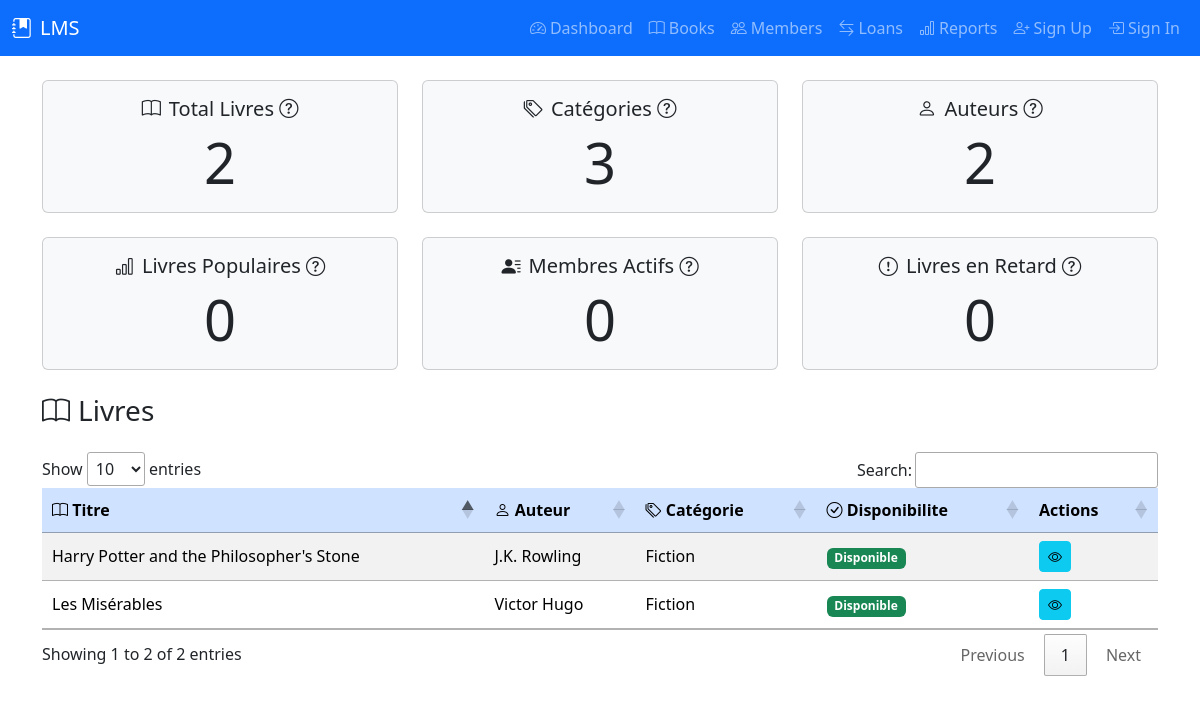
The page / on the database its author committed.
### tables this page shows
CREATE TABLE books (
            book_id INTEGER PRIMARY KEY AUTOINCREMENT,
            title TEXT NOT NULL,
            author_id INTEGER,
            category_id INTEGER,
            isbn TEXT UNIQUE,
            publication_year INTEGER,
            publisher TEXT,
            quantity INTEGER DEFAULT 1,
            available_quantity INTEGER DEFAULT 1,
            FOREIGN KEY (author_id) REFERENCES authors (author_id),
            FOREIGN KEY (category_id) REFERENCES categories (category_id)
        );

CREATE TABLE authors (
            author_id INTEGER PRIMARY KEY AUTOINCREMENT,
            name TEXT NOT NULL,
            biography TEXT
        );

CREATE TABLE categories (
            category_id INTEGER PRIMARY KEY AUTOINCREMENT,
            name TEXT NOT NULL,
            description TEXT
        );

### controllers/dashboard_controller.py (the view)
@dashboard_blueprint.route("/", methods=["GET"])
def dashboard():
    try:
        stats = dashboard_service.get_dashboard_statistics()
        books_data = dashboard_service.get_books_data()
        members_loans_data = dashboard_service.get_members_loans_data()
        return render_template("index.html", **stats, books=books_data, members_loans=members_loans_data)
    except Exception as e:
        return jsonify({"error": str(e)}), 500

### models/author.py (called while the page is built)
    @property
    def name(self):
        return self._get_attribute("name")

    @classmethod
    def all(cls):
        query = f"SELECT * FROM {cls.TABLE_NAME}"
        results = DatabaseConnection.execute_query(query)
        if results:
            conn = DatabaseConnection.get_connection()
            cursor = conn.cursor()
            cursor.execute(f"PRAGMA table_info({cls.TABLE_NAME})")
            columns = [column[1] for column in cursor.fetchall()]
            conn.close()
            return [cls(**dict(zip(columns, result))) for result in results]
        return []

    @classmethod
    def find_by_id(cls, author_id):
        query = f"SELECT * FROM {cls.TABLE_NAME} WHERE {cls.PRIMARY_KEY} = ?"
        result = DatabaseConnection.execute_query(query, (author_id,))
        if result:
            conn = DatabaseConnection.get_connection()
            cursor = conn.cursor()
            cursor.execute(f"PRAGMA table_info({cls.TABLE_NAME})")
            columns = [column[1] for column in cursor.fetchall()]
            conn.close()
            return cls(**dict(zip(columns, result[0])))
        return None

### models/base_model.py (called while the page is built)
    def _get_attribute(self, name):
        return self._attributes.get(name)

    def _set_attribute(self, name, value):
        self._attributes[name] = value

    def __getattr__(self, name):
        if name in self._attributes:
            return self._get_attribute(name)
        raise AttributeError(f"'{self.__class__.__name__}' object has no attribute '{name}'")

    def __setattr__(self, name, value):
        if name == "_attributes":
            super().__setattr__(name, value)
        else:
            self._set_attribute(name, value)

    @classmethod
    def find_by_id(cls, id: int):
        if not cls.TABLE_NAME or not cls.PRIMARY_KEY:
            raise NotImplementedError("TABLE_NAME and PRIMARY_KEY must be defined in subclass")
        query = f"SELECT * FROM {cls.TABLE_NAME} WHERE {cls.PRIMARY_KEY} = ?"
        result = DatabaseConnection.execute_query(query, (id,))
        if result and len(result) > 0:
            conn = DatabaseConnection.get_connection()
            cursor = conn.cursor()
            cursor.execute(f"PRAGMA table_info({cls.TABLE_NAME})")
            columns = [column[1] for column in cursor.fetchall()]
            conn.close()
            record_dict = dict(zip(columns, result[0]))
            return cls(**record_dict)
        return None

### models/book.py (called while the page is built)
    @property
    def book_id(self):
        return self._get_attribute("book_id")

### templates/index.html (shortened to what this page needs)
<!DOCTYPE html>
<html lang="fr">
<head>
    <link rel="stylesheet" href="/css/style.css">
    <link href="https://cdn.jsdelivr.net/npm/bootstrap@5.3.2/dist/css/bootstrap.min.css" rel="stylesheet">
    <link rel="stylesheet" href="https://cdn.jsdelivr.net/npm/bootstrap-icons@1.11.3/font/bootstrap-icons.css">
    <link rel="stylesheet" href="https://cdn.datatables.net/1.13.4/css/jquery.dataTables.min.css">
</head>
<body>
    {% include 'includes/navbar.html' %}
    <div class="container">
        <div class="row text-center mb-4">
            <div class="col-md-4">
                <div class="card bg-light">
                    <div class="card-body">
                        <h5 class="card-title"><i class="bi bi-book me-2 icon-small"></i>Total Livres <i class="bi bi-question-circle icon-small" title="Nombre total de livres disponibles dans la bibliothèque."></i></h5>
                        <p class="card-text display-4">{{ total_books }}</p>
                    </div>
                </div>
            </div>
            <div class="col-md-4">
                <div class="card bg-light">
                    <div class="card-body">
                        <h5 class="card-title"><i class="bi bi-tags me-2 icon-small"></i>Catégories <i class="bi bi-question-circle icon-small" title="Nombre total de catégories de livres."></i></h5>
                        <p class="card-text display-4">{{ total_category }}</p>
                    </div>
                </div>
            </div>
            <div class="col-md-4">
                <div class="card bg-light">
                    <div class="card-body">
                        <h5 class="card-title"><i class="bi bi-person me-2 icon-small"></i>Auteurs <i class="bi bi-question-circle icon-small" title="Nombre total d'auteurs enregistrés."></i></h5>
                        <p class="card-text display-4">{{ total_authors }}</p>
                    </div>
                </div>
            </div>
        </div>
        <div class="row text-center mb-4">
            <div class="col-md-4">
                <div class="card bg-light">
                    <div class="card-body">
                        <h5 class="card-title"><i class="bi bi-bar-chart me-2 icon-small"></i>Livres Populaires <i class="bi bi-question-circle icon-small" title="Nombre total de livres populaires basés sur les emprunts."></i></h5>
                        <p class="card-text display-4">{{total_popular_books}}</p>
                    </div>
                </div>
            </div>
            <div class="col-md-4">
                <div class="card bg-light">
                    <div class="card-body">
                        <h5 class="card-title"><i class="bi bi-person-lines-fill me-2 icon-small"></i>Membres Actifs <i class="bi bi-question-circle icon-small" title="Nombre total de membres ayant emprunté des livres récemment."></i></h5>
                        <p class="card-text display-4">{{total_active_members}}</p>
                    </div>
                </div>
            </div>
            <div class="col-md-4">
                <div class="card bg-light">
                    <div class="card-body">
                        <h5 class="card-title"><i class="bi bi-exclamation-circle me-2 icon-small"></i>Livres en Retard <i class="bi bi-question-circle icon-small" title="Nombre total de livres dont la date de retour est dépassée."></i></h5>
                        <p class="card-text display-4">{{total_overdue_books}}</p>
                    </div>
                </div>
            </div>
        </div>
        <h3 class="mb-4"><i class="bi bi-book me-2"></i>Livres</h3>
        <div class="table-responsive">
            <table id="booksTable" class="table table-striped table-hover align-middle">
                <thead class="table-primary">
                    <tr>
                        <th><i class="bi bi-book"></i> Titre</th>
                        <th><i class="bi bi-person"></i> Auteur</th>
                        <th><i class="bi bi-tags"></i> Catégorie</th>
                        <th><i class="bi bi-check-circle"></i> Disponibilite</th>
                        <th>Actions</th>
                    </tr>
                </thead>
                <tbody>
                    {% for book in books %}
                    <tr data-isbn="{{ book.isbn }}" data-publication-year="{{ book.publication_year }}" data-publisher="{{ book.publisher }}" data-quantity="{{ book.quantity }}" data-available-quantity="{{ book.available_quantity }}">
                        <td>{{ book.title }}</td>
                        <td>{{ book.author }}</td>
                        <td>{{ book.category }}</td>
                        <td>
                            {% if book.available_quantity > 0 %}
                            <span class="badge bg-success">Disponible</span>
                            {% else %}
                            <span class="badge bg-danger">Emprunté</span>
                            {% endif %}
                        </td>
                        <td>
                            <button class="btn btn-info btn-sm see-detail-book" title="Voir détails"><i class="bi bi-eye"></i></button>
                        </td>
                    </tr>
                    {% endfor %}
                </tbody>
            </table>
        </div>
    </div>
    <div class="toast-container position-fixed top-0 end-0 p-3">
    </div>
</body>
</html>

### templates/index.html (style rules this page uses)
.icon-small { font-size: 1.2rem; }

### rows shown on the page
books: title "Les Misérables"
authors: author "Victor Hugo"
categories: category "Fiction" "Fiction"
books: title "Harry Potter and the Philosopher's Stone"
authors: author "J.K. Rowling"

### other values the page prints
{{ total_books }} "2"
{{ total_category }} "3"
{{ total_authors }} "2"
{{ total_popular_books }} "0"
{{ total_active_members }} "0"
{{ total_overdue_books }} "0"
